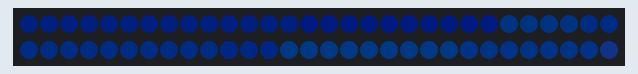
Simulated run of this sketch. Board: Arduino Uno, built with avr-gcc and run on an emulated ATmega328P. Shown: 60 RGB LEDs in strip order, left to right, continuing on the next row. Dim RGB values are drawn brighter than linear.

Above: at 0.2 s.
At 5.1 s:
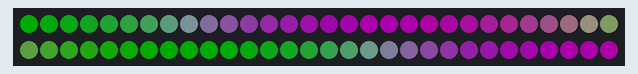
At 10.01 s:
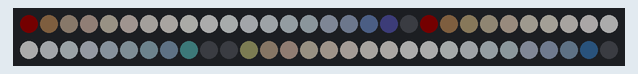
At 19.97 s:
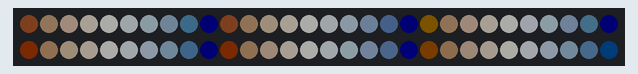
At 29.93 s:
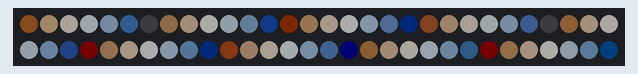
At 39.89 s:
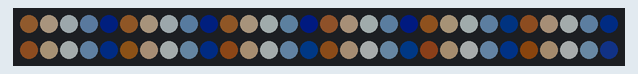

The sketch:

harmonics.ino
```cpp
#include <Adafruit_NeoPixel.h>
#ifdef __AVR__
#include <avr/power.h>
#endif

/*
 * Harmonic cycling color pattern.
 *
 * Each color channel of each pixel is assigned a harmonic frequency from 1 to N. The first
 * frequency cycles once per cycle, the next 2x per cylce, and then 3x, 4x, 5x, etc. Pixel
 * channels move in and out of phase, with different sub-harmonics visible as the cycle
 * progresses. Everything syncs up at the end of a complete cycle.
 *
 * Each cycle also varies the style/ordering in which the harmonics are assigned to individual
 * pixels/channels (12 such total variations).
 */

#define DATA_PIN 6
#define FRAME_STEP 10  // ms

// Number of pixels. Total number of harmonics is 3 (R/G/B) * #pixels. A cycle completes when all harmonics go back in sync.
// Note: the integer nature of the harmonics is critical to the effect.
const int STRIP_LENGTH = 60;

// Duration of cycle for a strip of 'baseline' pixels. Actual cycle length is changed accordingly with
// actual number of pixels in strip.
const float BASELINE_CYCLE_LENGTH = 30.;  // s
const int BASELINE_STRIP_LENGTH = 9;

const int MAX_BRIGHTNESS = 48;  // max 256; don't set too high or arduino gets stressed and can't be easily reflashed
const bool USE_GAMMA_CORRECTION = false;  // more linear brightness in color ramp, but expensive. disable if framerate is too low on long strips
const float GAMMA = 1.8;

// Every channel of every pixel must be assigned a harmonic frequency of [1, 3*#pixels]
enum interleaving {
  // Assign the harmonics in order for all the pixels of a single channel before moving on to the next
  // channel. This is the conventional harmonic pattern.
  channel,
  // Assign the harmonics in order for all the channels of a pixel before moving on to the next pixel.
  // This creates an 'ants marching'-type look and is kind of an 'inside out' view of the previous mode.
  // May not look good if there are too many pixels.
  pixel
};
const int num_enabled_interleave_modes = 2;
interleaving interleave_modes[num_enabled_interleave_modes] = {channel, pixel};

// don't modify
#define PI 3.14159
#define NUM_CHANNELS 3  // R, G, B
const float CYCLE_LENGTH = BASELINE_CYCLE_LENGTH * STRIP_LENGTH / BASELINE_STRIP_LENGTH;
/////////////

Adafruit_NeoPixel strip = Adafruit_NeoPixel(STRIP_LENGTH, DATA_PIN, NEO_GRB + NEO_KHZ800);

void setup() {
  strip.begin();
  strip.show(); // Initialize all pixels to 'off'
}

float cycle(float t, float period, float min, float max) {
  return .5*(min+max) - .5*(max-min) * cos(t / period * (2*PI));
}

int lum(float t, float period) {
  float k = cycle(t, period, 0, 1);
  return MAX_BRIGHTNESS * (USE_GAMMA_CORRECTION ? pow(k, GAMMA) : k);
}

// All the ways to permute the R/G/B color channels.
#define NUM_CHANNEL_PERMUTATIONS 6
int channel_permutations[NUM_CHANNEL_PERMUTATIONS][NUM_CHANNELS] = {
  {0, 1, 2},
  {0, 2, 1},
  {1, 0, 2},
  {1, 2, 0},
  {2, 0, 1},
  {2, 1, 0}
};

void loop() {
  float t = millis() / 1000.;

  // Number of full cycles completed.
  int cycle_count = (int)(t / CYCLE_LENGTH);
  // Convert the current cycle number into the appropriate interleaving and permutation modes.
  interleaving interleave_mode = interleave_modes[cycle_count % num_enabled_interleave_modes];
  int* channel_permutation = channel_permutations[(cycle_count / num_enabled_interleave_modes) % NUM_CHANNEL_PERMUTATIONS];

  for (int px = 0; px < STRIP_LENGTH; px++) {
    int channels[NUM_CHANNELS];
    for (int ch = 0; ch < NUM_CHANNELS; ch++) {
      // Determine the harmonic frequency for the pixel/channel.
      int harmonic;
      switch (interleave_mode) {
      case channel:
        harmonic = ch * STRIP_LENGTH + px + 1;
        break;
      case pixel:
        harmonic = px * NUM_CHANNELS + ch + 1;
        break;
      }
      // Set the current luminosity for that harmonic.
      channels[ch] = lum(t, CYCLE_LENGTH / harmonic);
    }

    // Assign the luminosities to a pixel color according to the current channel permutation.
    strip.setPixelColor(px,
       channels[channel_permutation[0]],
       channels[channel_permutation[1]],
       channels[channel_permutation[2]]
    );
  }

  strip.show();
  delay(FRAME_STEP);
}
```
